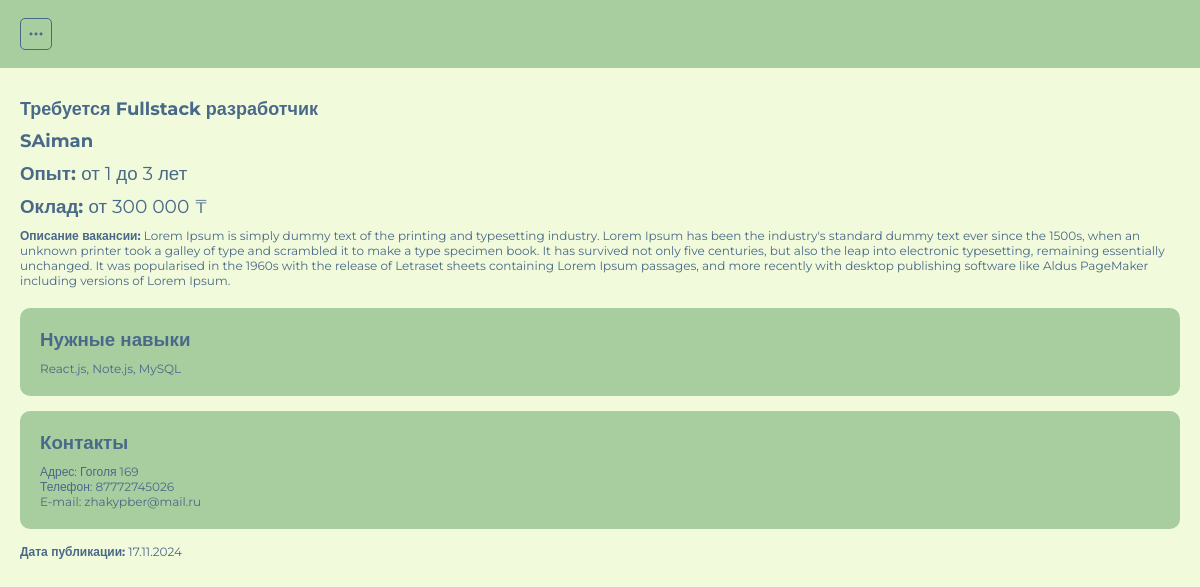
Screenshot of /jobs/detail/4/ (signed in) with the database file from the repository.
### startit_app/models.py (models this page shows, shortened)
class Job(models.Model):
    title = models.CharField("Название вакансии", max_length=255)
    category = models.ForeignKey(Category, on_delete=models.CASCADE, verbose_name="Выберите категорию")
    company = models.CharField("Название компании", max_length=100)  # Исправлено название компании
    experience = models.CharField("Опыт работы", max_length=255, default="без опыта")
    salary = models.CharField("Оклад", max_length=80)
    description = models.TextField("Описание вакансии")
    skills = models.CharField("Навыки", max_length=255)
    address = models.CharField("Адрес", max_length=100)
    phone = models.CharField("Телефон", max_length=14)
    email = models.EmailField("E-mail", max_length=100)  # Используем EmailField для email
    created_at = models.DateTimeField("Дата и время публикации", default=datetime.now)
    class Meta:
        verbose_name = "Вакансия"
        verbose_name_plural = "Вакансии"

### startit_app/views.py (the view)
# urls.py: path('jobs/detail/<int:pk>/', views.job_detail_page, name='job_detail_page'),
def job_detail_page(request, pk):
    job = get_object_or_404(Job, pk=pk)
    context = {
        'job': job
    }
    return render(request, "./job-detail.html", context)

### startit_app/templates/job-detail.html (shortened to what this page needs)
{% extends 'base.html' %}
{% block content %}
{% if user.is_authenticated %}
<section class="job-detail">
    <div class="container">
        <h1 class="title">{{ job.title }}</h1>
        <h2 class="title">{{ job.company }}</h2>
        <h3 class="job-detail__data">Опыт: <span>{{ job.experience }}</span></h3>
        <h3 class="job-detail__data">Оклад:
            <span>
                {% if job.salary == "не указано" %}
                {{ job.salary }}
                {% else %}
                {{ job.salary }} &#8376;
                {% endif %}
            </span>
        </h3>
        <p class="job-detail__content"><strong>Описание вакансии:</strong> {{ job.description }}</p>
        <div class="job-detail__skills">
            <h3 class="job-detail__title">Нужные навыки</h3>
                <p>{{ job.skills }}</p>
        </div>
        <div class="job-detail__skills">
            <h3 class="job-detail__title">Контакты</h3>
            <ul class="job-detail__address">
                <li>Адрес: {{ job.address }}</li>
                <li>Телефон: {{ job.phone }}</li>
                <li>E-mail: {{ job.email }}</li>
            </ul>
        </div>
        <p class="job-detail__content"><strong>Дата публикации:</strong> {{ job.created_at|date:"d.m.Y" }}</p>
    </div>
</section>
{% endif %}
{% endblock %}

### startit_app/static/css/style.css (style rules this page uses)
* { padding: 0; margin: 0; box-sizing: border-box; font-family: "Montserrat", sans-serif;; }
:root { --light: #f1fada; --secondary: #A8CD9F; --success:#58A399; --dark:#496989; }
.container { margin-left: 20px; margin-right: 20px; }
.title { font-size: 18px; font-weight: 700; color: var(--dark); }
.categories, .jobs, .job-detail, .auth { padding: 30px 0; }
.job-detail .title { margin-bottom: 10px ; }
.job-detail__data { color: var(--dark); margin-bottom: 10px; }
.job-detail__data span { font-weight: 400; }
.job-detail__content { font-size: 12px; color: var(--dark); margin-bottom: 20px; }
.job-detail__skills { padding: 20px; background-color: var(--secondary); color: var(--dark); border-radius: 10px; margin-bottom: 15px; }
.job-detail__title { margin-bottom: 10px; }
.job-detail__skills p, .job-detail__address { font-size: 12px; }
.job-detail__skills li { list-style: none; }

### rows the page displays
Job: title "Требуется Fullstack разработчик", company "SAiman", experience "от 1 до 3 лет", salary "от 300 000", description "Lorem Ipsum is simply dummy text of the printing and typesetting industry. Lorem Ipsum has been the industry's standard dummy text ever since the 1500s, when an unknown printer took a galley of type and scrambled it to make a type specimen book. It has survived not only five centuries, but also the leap into electronic typesetting, remaining essentially unchanged. It was popularised in the 1960s with the release of Letraset sheets containing Lorem Ipsum passages, and more recently with desktop publishing software like Aldus PageMaker including versions of Lorem Ipsum.", skills "React.js, Note.js, MySQL", address "Гоголя 169", phone "87772745026", email "zhakypber@mail.ru", created_at "17.11.2024"
